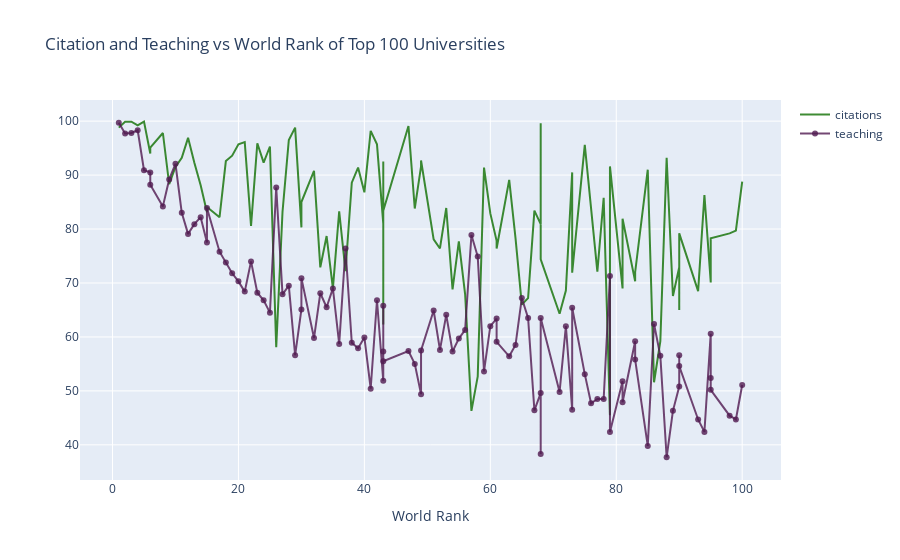

Here is the notebook cell this chart was saved with:
### Markdown cell above
### Line Charts

### Code cell
# prepare data frame
df = timesData.iloc[:100,:]

import plotly.graph_objs as go
import plotly.offline as pyoff

# Creating trace1
trace1 = go.Scatter(
                    x = df.world_rank,
                    y = df.citations,
                    mode = "lines",
                    name = "citations",
                    marker = dict(color = 'rgba(16, 112, 2, 0.8)'),
                    text= df.university_name)
# Creating trace2
trace2 = go.Scatter(
                    x = df.world_rank,
                    y = df.teaching,
                    mode = "lines+markers",
                    name = "teaching",
                    marker = dict(color = 'rgba(80, 26, 80, 0.8)'),
                    text= df.university_name)
data = [trace1, trace2]
layout = dict(title = 'Citation and Teaching vs World Rank of Top 100 Universities',
              xaxis= dict(title= 'World Rank',ticklen= 5,zeroline= False)
             )
fig = dict(data = data, layout = layout)
pyoff.iplot(fig)

### Figure 1 — Plotly figure (JSON) as saved in the notebook; plotly's stock layout.template omitted (floating-point values rounded to 4 significant figures)
{"data": [{"marker": {"color": "rgba(16, 112, 2, 0.8)"}, "mode": "lines", "name": "citations", "text": ["Harvard University", "California Institute of Technology", "Massachusetts Institute of Technology", "Stanford University", "Princeton University", "University of Cambridge", "University of Oxford", "University of California, Berkeley", "Imperial College London", "Yale University", "University of California, Los Angeles", "University of Chicago", "Johns Hopkins University", "Cornell University", "ETH Zurich – Swiss Federal Institute of Technology Zurich", "University of Michigan", "University of Toronto", "Columbia University", "University of Pennsylvania", "Carnegie Mellon University", "University of Hong Kong", "University College London", "University of Washington", "Duke University", "Northwestern University", "University of Tokyo", "Georgia Institute of Technology", "Pohang University of Science and Technology", "University of California, Santa Barbara", "University of British Columbia", "University of North Carolina at Chapel Hill", "University of California, San Diego", "University of Illinois at Urbana-Champaign", "National University of Singapore", "McGill University", "University of Melbourne", "Peking University", "Washington University in St Louis", "École Polytechnique", "University of Edinburgh", "Hong Kong University of Science and Technology", "École Normale Supérieure", "Australian National University", "Karolinska Institute", "University of Göttingen", "University of Wisconsin", "Rice University", "École Polytechnique Fédérale de Lausanne", "University of California, Irvine", "University of Science and Technology of China", "Vanderbilt University", "University of Minnesota", "Tufts University", "University of California, Davis", "Brown University", "University of Massachusetts", "Kyoto University", "Tsinghua University", "Boston University", "New York University", "Emory University", "LMU Munich", "University of Notre Dame", "University of Pittsburgh", "Case Western Reserve University", "Ohio State University", "University of Colorado Boulder", "University of Bristol", "University of California, Santa Cruz", "Yeshiva University", "University of Sydney", "University of Virginia", "University of Adelaide", "University of Southern California", "William & Mary", "Trinity College Dublin", "King’s College London", "Stony Brook University", "Korea Advanced Institute of Science and Technology (KAIST)", "University of Sussex", "The University of Queensland", "University of York", "Heidelberg University", "University of Utah", "Durham University", "London School of Economics and Political Science", "University of Manchester", "Royal Holloway, University of London", "Lund University", "University of Southampton", "University of Zurich", "Wake Forest University", "McMaster University", "University College Dublin", "George Washington University", "University of Arizona", "University of Basel", "University of Maryland, College Park", "Dartmouth College", "École Normale Supérieure de Lyon"], "type": "scatter", "x": ["1", "2", "3", "4", "5", "6", "6", "8", "9", "10", "11", "12", "13", "14", "15", "15", "17", "18", "19", "20", "21", "22", "23", "24", "25", "26", "27", "28", "29", "30", "30", "32", "33", "34", "35", "36", "37", "38", "39", "40", "41", "42", "43", "43", "43", "43", "47", "48", "49", "49", "51", "52", "53", "54", "55", "56", "57", "58", "59", "60", "61", "61", "63", "64", "65", "66", "67", "68", "68", "68", "71", "72", "73", "73", "75", "76", "77", "78", "79", "79", "81", "81", "83", "83", "85", "86", "87", "88", "89", "90", "90", "90", "93", "94", "95", "95", "95", "98", "99", "100"], "y": [98.8, 99.9, 99.9, 99.2, 99.9, 94, 95.1, 97.8, 88.3, 91.5, 93.2, 96.9, 92.3, 88.1, 83.1, 84.1, 82.2, 92.6, 93.6, 95.7, 96.1, 80.6, 95.9, 92.3, 95.3, 58.1, 83.2, 96.5, 98.8, 80.3, 85, 90.8, 72.9, 78.7, 69, 83.3, 72.2, 88.6, 91.4, 86.8, 98.2, 95.7, 81, 62.3, 92.5, 83.4, 99.1, 83.8, 91.6, 92.7, 78.1, 76.4, 83.9, 68.8, 77.7, 67.9, 46.3, 52.7, 91.4, 82.9, 77.8, 76.4, 89.1, 78.3, 66, 67.2, 83.4, 80.9, 99.6, 74.4, 64.3, 68.6, 90.5, 71.9, 95.6, 84.4, 72.1, 85.8, 45.5, 91.6, 69, 81.9, 70.3, 72, 91, 51.6, 59.2, 93.2, 67.6, 72.9, 65, 79.2, 68.5, 86.3, 70.2, 70.1, 78.3, 79.2, 79.7, 88.8]}, {"marker": {"color": "rgba(80, 26, 80, 0.8)"}, "mode": "lines+markers", "name": "teaching", "text": ["Harvard University", "California Institute of Technology", "Massachusetts Institute of Technology", "Stanford University", "Princeton University", "University of Cambridge", "University of Oxford", "University of California, Berkeley", "Imperial College London", "Yale University", "University of California, Los Angeles", "University of Chicago", "Johns Hopkins University", "Cornell University", "ETH Zurich – Swiss Federal Institute of Technology Zurich", "University of Michigan", "University of Toronto", "Columbia University", "University of Pennsylvania", "Carnegie Mellon University", "University of Hong Kong", "University College London", "University of Washington", "Duke University", "Northwestern University", "University of Tokyo", "Georgia Institute of Technology", "Pohang University of Science and Technology", "University of California, Santa Barbara", "University of British Columbia", "University of North Carolina at Chapel Hill", "University of California, San Diego", "University of Illinois at Urbana-Champaign", "National University of Singapore", "McGill University", "University of Melbourne", "Peking University", "Washington University in St Louis", "École Polytechnique", "University of Edinburgh", "Hong Kong University of Science and Technology", "École Normale Supérieure", "Australian National University", "Karolinska Institute", "University of Göttingen", "University of Wisconsin", "Rice University", "École Polytechnique Fédérale de Lausanne", "University of California, Irvine", "University of Science and Technology of China", "Vanderbilt University", "University of Minnesota", "Tufts University", "University of California, Davis", "Brown University", "University of Massachusetts", "Kyoto University", "Tsinghua University", "Boston University", "New York University", "Emory University", "LMU Munich", "University of Notre Dame", "University of Pittsburgh", "Case Western Reserve University", "Ohio State University", "University of Colorado Boulder", "University of Bristol", "University of California, Santa Cruz", "Yeshiva University", "University of Sydney", "University of Virginia", "University of Adelaide", "University of Southern California", "William & Mary", "Trinity College Dublin", "King’s College London", "Stony Brook University", "Korea Advanced Institute of Science and Technology (KAIST)", "University of Sussex", "The University of Queensland", "University of York", "Heidelberg University", "University of Utah", "Durham University", "London School of Economics and Political Science", "University of Manchester", "Royal Holloway, University of London", "Lund University", "University of Southampton", "University of Zurich", "Wake Forest University", "McMaster University", "University College Dublin", "George Washington University", "University of Arizona", "University of Basel", "University of Maryland, College Park", "Dartmouth College", "École Normale Supérieure de Lyon"], "type": "scatter", "x": ["1", "2", "3", "4", "5", "6", "6", "8", "9", "10", "11", "12", "13", "14", "15", "15", "17", "18", "19", "20", "21", "22", "23", "24", "25", "26", "27", "28", "29", "30", "30", "32", "33", "34", "35", "36", "37", "38", "39", "40", "41", "42", "43", "43", "43", "43", "47", "48", "49", "49", "51", "52", "53", "54", "55", "56", "57", "58", "59", "60", "61", "61", "63", "64", "65", "66", "67", "68", "68", "68", "71", "72", "73", "73", "75", "76", "77", "78", "79", "79", "81", "81", "83", "83", "85", "86", "87", "88", "89", "90", "90", "90", "93", "94", "95", "95", "95", "98", "99", "100"], "y": [99.7, 97.7, 97.8, 98.3, 90.9, 90.5, 88.2, 84.2, 89.2, 92.1, 83, 79.1, 80.9, 82.2, 77.5, 83.9, 75.8, 73.8, 71.8, 70.3, 68.4, 74, 68.2, 66.8, 64.5, 87.7, 67.9, 69.5, 56.6, 65.1, 70.9, 59.8, 68.1, 65.5, 69, 58.7, 76.4, 58.9, 57.9, 59.9, 50.4, 66.8, 51.9, 65.8, 57.3, 55.5, 57.4, 55, 49.4, 57.5, 64.9, 57.6, 64.1, 57.3, 59.7, 61.3, 78.9, 74.9, 53.6, 62, 63.4, 59.1, 56.4, 58.5, 67.2, 63.5, 46.4, 49.6, 38.3, 63.5, 49.8, 62, 46.5, 65.4, 53.1, 47.7, 48.5, 48.5, 71.3, 42.4, 51.8, 47.9, 59.2, 55.8, 39.8, 62.4, 56.5, 37.7, 46.3, 50.8, 56.6, 54.6, 44.7, 42.4, 60.6, 52.4, 50.2, 45.4, 44.7, 51.1]}], "layout": {"title": {"text": "Citation and Teaching vs World Rank of Top 100 Universities"}, "xaxis": {"ticklen": 5, "title": {"text": "World Rank"}, "zeroline": false}}}
